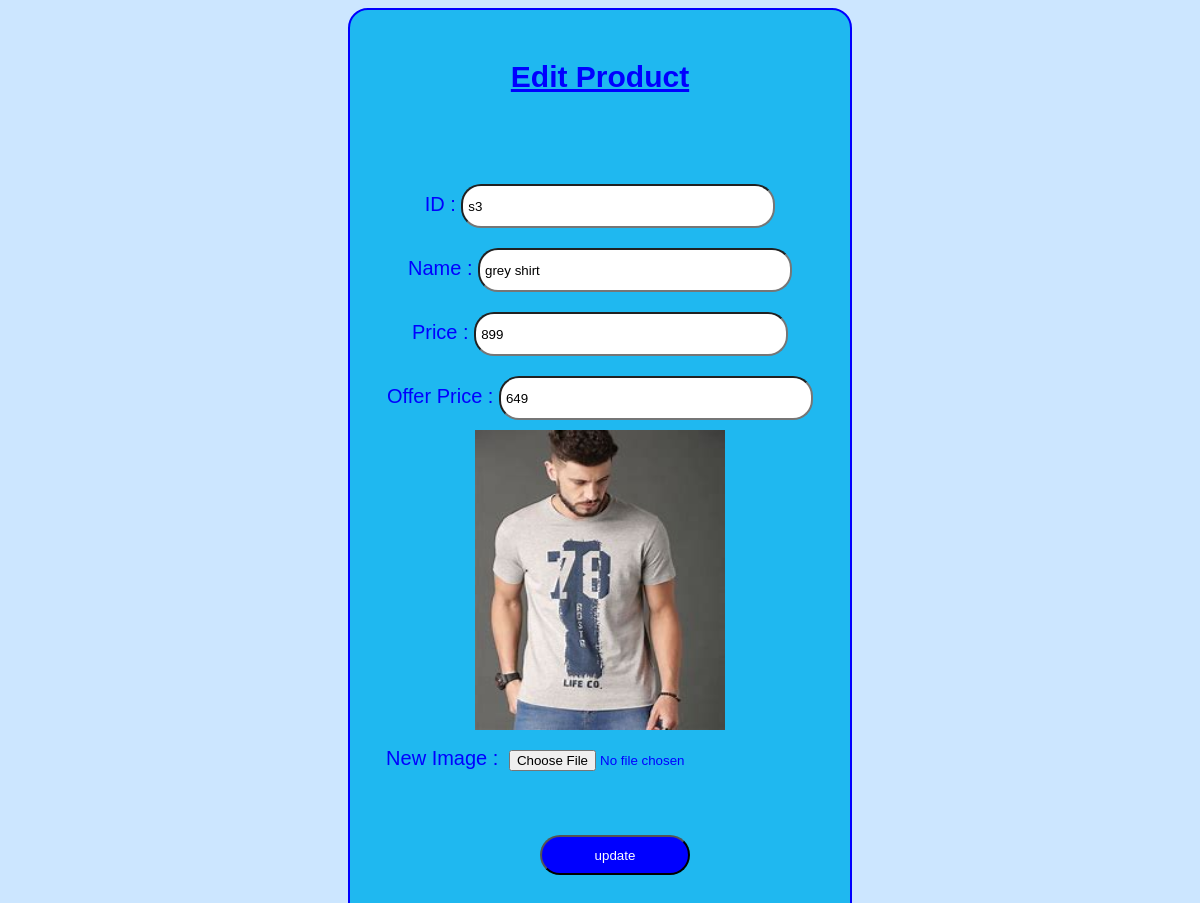
The app's page /edit_pro/8 with its own data.
### app/models.py (models this page shows)
class product (models.Model):
    pro_id=models.TextField()
    name=models.TextField()
    price=models.IntegerField()
    offer_price=models.IntegerField()
    img=models.FileField()

### app/views.py (the view, shortened to what this page needs)
# urls.py: path('edit_pro/<id>',views.edit_pro),
def edit_pro(req,id):
    pro=product.objects.get(pk=id)
    return render(req,'shop/edit_pro.html',{'data':pro})

### templates/shop/edit_pro.html (shortened to what this page needs)
<!DOCTYPE html>
<html lang="en">
<head>
    {% load static %}
    <link rel="stylesheet" href="{% static '/css/style.css' %}" />
</head>
<body>
    <div class="box">
        <form action="" method="post" enctype="multipart/form-data">
            <h2>Edit Product</h2>
             ID : <input type="text" name="pro_id" placeholder="pro_id" value="{{data.pro_id}}"><br>
            Name : <input type="text" name="name" placeholder="name" value="{{data.name}}"><br>
            Price : <input type="number" name="price" placeholder="price" value="{{data.price}}"><br>
            Offer Price : <input type="number" name="o_price" placeholder="offer_price" value="{{data.offer_price}}"><br>
            <img src="{{data.img.url}}" alt="" style="width: 250px;height: 300px;"><br>
            New Image : <input type="file" name="img" id=""><br>
            <input class="btn btn-outline-success" type="submit" value="update">
    </div>
</body>
</html>

### static/css/style.css (style rules this page uses)
body { color: blue; background-color: #cce6ff; font-family: 'Lucida Sans', 'Lucida Sans Regular', 'Lucida Grande', 'Lucida Sans Unicode', Geneva, Verdana, sans-serif; }
form { text-align: center; font-size: 20px; margin-top: 50px; }
h2 { margin-bottom: 40px; }
input { margin-top: 20px; padding: 5px; border-radius: 20px; width: 300px; height: 25px; }
.box { padding-bottom: 100px; margin-top: 100px; margin: auto; width: 500px; border: 2px solid blue; border-radius: 20px; background-color: rgb(56, 209, 209); }
.btn { width: 80px; height: 40px; border-radius: 20px; margin-left: 30px; margin-top: 40px; background-color: blue; color: white; }

### templates/shop/edit_pro.html (style rules this page uses)
h2 { color: blue; text-align: center; font-family: "Lucida Sans", "Lucida Sans Regular", "Lucida Grande", "Lucida Sans Unicode", Geneva, Verdana, sans-serif; text-decoration: underline; padding-bottom: 40px; }
body { color: blue; background-color: #cce6ff; font-family: 'Lucida Sans', 'Lucida Sans Regular', 'Lucida Grande', 'Lucida Sans Unicode', Geneva, Verdana, sans-serif; }
form { text-align: center; font-size: 20px; margin-top: 50px; }
input { height: 30px; margin-top: 10px; margin-bottom: 10px; padding: 5px; border-radius: 20px; width: 300px; }
.box { padding-bottom: 50px; margin-top: 100px; margin: auto; width: 500px; border: 2px solid blue; border-radius: 20px; background-color: rgb(31, 184, 240); }
.btn { width: 150px; border-radius: 20px; margin-left: 30px; margin-top: 40px; color: white; background-color: blue; }

### records on screen
product: pro_id "s3", name "grey shirt", price "899", o_price "649", img (picture)
